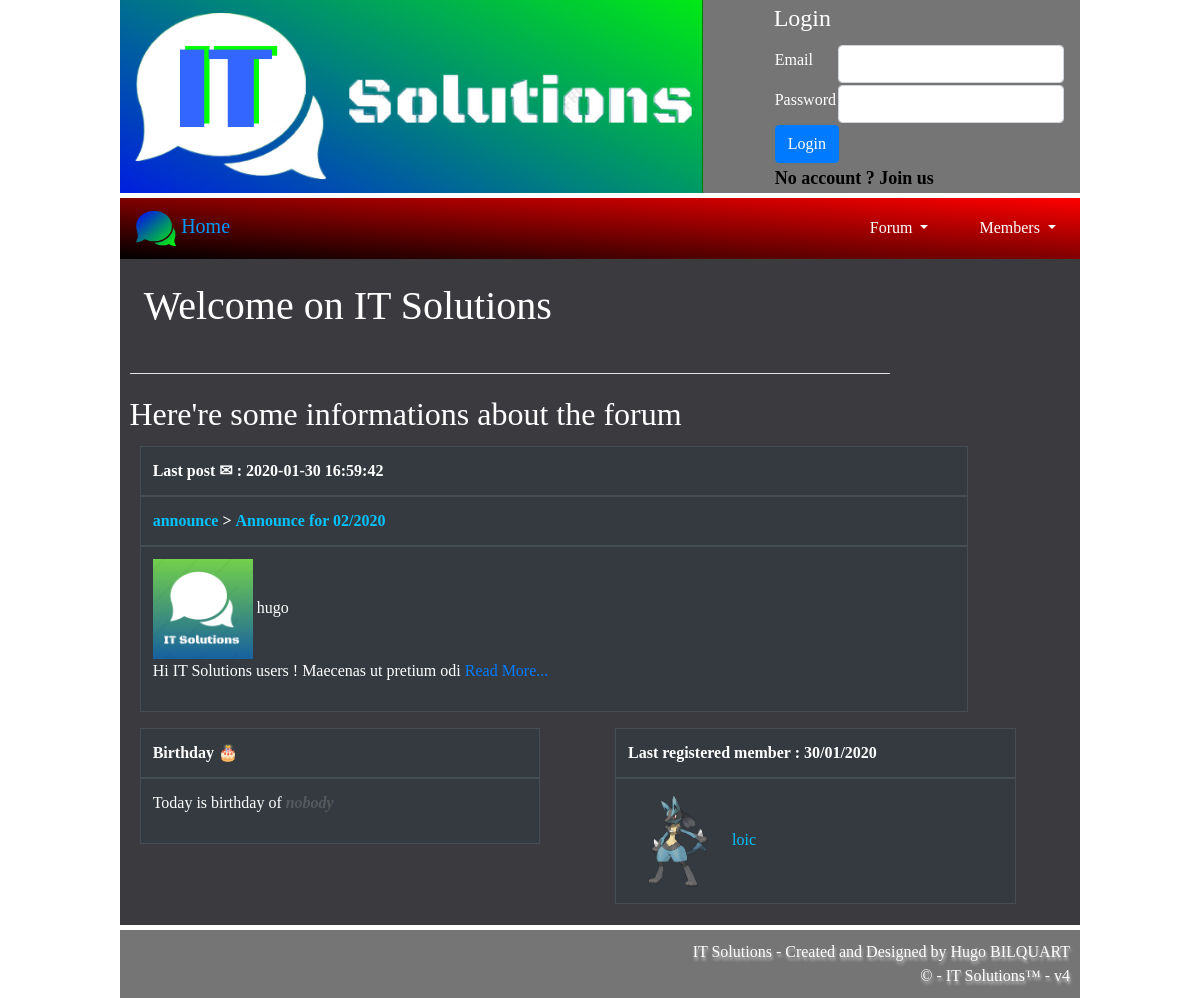
Screenshot of /index.php?page=home with the database file from the repository.
### tables this page shows
CREATE TABLE `messages` (
	`id`	INTEGER NOT NULL PRIMARY KEY AUTOINCREMENT,
	`id_topic`	INTEGER NOT NULL,
	`id_user`	INTEGER NOT NULL,
	`publish_date`	TEXT NOT NULL,
	`content`	TEXT NOT NULL,
	`visible`	TEXT NOT NULL DEFAULT 1
);

CREATE TABLE `topics` (
	`id`	INTEGER NOT NULL PRIMARY KEY AUTOINCREMENT,
	`topic_name`	TEXT NOT NULL,
	`topic_owner`	TEXT NOT NULL,
	`options`	TEXT,
	`theme`	TEXT NOT NULL,
	`creation_date`	TEXT NOT NULL,
	`complete`	INTEGER NOT NULL DEFAULT 0,
	`visible`	INTEGER NOT NULL DEFAULT 1
);

CREATE TABLE `users` (
	`id`	INTEGER NOT NULL PRIMARY KEY AUTOINCREMENT,
	`name`	TEXT NOT NULL,
	`password`	TEXT NOT NULL,
	`email`	TEXT NOT NULL,
	`role`	INTEGER NOT NULL DEFAULT 1,
	`profile_pic`	TEXT NOT NULL,
	`country`	TEXT,
	`birth_date`	TEXT,
	`biography`	TEXT,
	`signature`	TEXT,
	`registration_date`	DATETIME NOT NULL,
	`isMuted`	INTEGER NOT NULL DEFAULT 0
);

### homepage.php (the view)
<h1 class="page_name">Welcome on IT Solutions</h1>
<hr>
<h2>Here're some informations about the forum</h2>
<div class="col-sm-12">
	<?php $info = lastMessage(); ?>
	<table class="table table-dark table-bordered homepage-table">
		<thead>
			<tr>
				<th scope="col">
					<span>Last post ✉ :</span>
					<span>
						<?php echo $info['publish_date']; ?>
					</span>
				</th>
			</tr>
			<tr>
				<th scope="row">
					<a class="homepage-link" href="index.php?page=forum&category=<?php echo $info['theme']; ?>">
						<?php echo $info["theme"]; ?>
					</a>
					<b> > </b>
					<a class="homepage-link" href="index.php?page=topic&value=<?php echo $info['id']; ?>">
						<?php echo $info["topic_name"]; ?>
					</a>
				</th>
			</tr>
		</thead>
		<tbody>
			<tr>
				<td>
					<img src="<?php echo $info['profile_pic']; ?>" class="lastRegistered_pp" alt="<?php echo $info['profile_pic']; ?>">
					<span><?php echo $info['name']; ?></span>
					<p><?php echo $info["content"]; ?></p>
				</td>
			</tr>
		</tbody>
	</table>
</div>
<div class="col-sm-6">
	<table class="table table-dark table-bordered homepage-table">
		<thead>
			<tr>
				<th scope="row">
					Birthday 🎂
				</th>
			</tr>
		</thead>
		<tbody>
			<tr>
				<td>
					<p>Today is birthday of <?php birthday(); ?>
				</td>
			</tr>
		</tbody>
	</table>
</div>
<div class="col-sm-6">
	<?php $info = lastRegistered(); ?>
	<table class="table table-dark table-bordered homepage-table">
		<thead>
			<tr>
				<th scope="row">
					Last registered member : <?php echo $info["registration_date"]; ?>
				</th>
			</tr>
		</thead>
		<tbody>
			<tr>
				<td>
					<img src="<?php echo $info['profile_pic']; ?>" class="lastRegistered_pp" alt="<?php echo $info['profile_pic']; ?>">
					<span>
						<a class="homepage-link" href="index.php?page=profile&user=<?php echo $info['name']; ?>">
							<?php echo $info['name']; ?>
						</a>
					</span>
				</td>
			</tr>
		</tbody>
	</table>
</div>

### functions.php (shortened to what this page needs)
<?php
	function DBConnection() {
		$dbconn = new PDO('sqlite:db/db.sqlite');
		if($dbconn) {
			return $dbconn;
		}
		else {
			echo '<p class="loginFailed">//Database connection... FAILED';
		}
	}
			?>
			<?php
	function birthday() {
		$connBDD = DBConnection();
		$results = $connBDD->query('SELECT name,role,birth_date,profile_pic FROM users WHERE role > 0 AND birth_date LIKE "'.date('d/m').'%"');
		$tab = $results->fetchAll();
		if(count($tab) > 0) {
			switch (count($tab)) {
				case 1:
					echo $tab[0]['name'];
					break;
				case 2:
					echo $tab[0]['name'].' & '.$tab[1]['name'];
					break;
				default:
					for($i = 0 ; $i <= count($tab) - 1 ; $i++) {
						if($i == count($tab) -1) {
							echo ' & '.$tab[$i]['name'];
						}
						else if($i == count($tab) - 2) {
							echo $tab[$i]['name'];
						}
						else {
							echo $tab[$i]['name'].', ';
						}
					}
			}
			echo "</p>";
			foreach ($tab as $key => $value) {
				echo '<p><img class="birthday_pp" src="'.$tab[$key]['profile_pic'].'" alt="'.$tab[$key]['profile_pic'].'"> '.$tab[$key]['name'].' is now ' .age($tab[$key]['birth_date']);
			}
		}
		else {
			echo '<span class="no_birthday">nobody</span></p>';
		}
	}
	function lastRegistered() {
		$connBDD = DBConnection();
		$results = $connBDD->query('SELECT name,profile_pic,registration_date FROM users WHERE role > 0 ORDER BY id DESC LIMIT 1');
		$info = $results->fetch();
		return $info;
	}
	function lastMessage() {
		$connBDD = DBConnection();
		$req = 'SELECT users.name,users.profile_pic,topics.id,topics.theme,topics.topic_name,messages.publish_date,messages.content FROM messages JOIN users ON messages.id_user = users.id JOIN topics ON messages.id_topic = topics.id ORDER BY messages.id DESC LIMIT 1';
		$results = $connBDD->query($req);
		$info = $results->fetch();
		if(empty($info)) {
			return $info;
		}
		else {
			if(strlen($info["content"]) > 50) {
				$info["content"] = substr($info["content"],0,50).' <a href="index.php?page=topic&value='.$info['id'].'">Read More...</a>' ;
			}
			return $info;
		}
	}
?>

### style/style.css (style rules this page uses)
body { background: url(../images/wallpaper_default.png); display: cover; font-family: index; color: white; margin: auto; }
h1,h2,h3,span,p,a { font-family: index; color: white; }
h2 { padding: 0.5%; }
hr { margin-left: 5px; width: 80%; height: 2px; border-radius: 30px; background-color: white; }
a { color: #83caf7; }
.page_name { font-family: index; color: white; padding: 2%; }
table.homepage-table { width: 90%; border: solid 1px white; font-family: index; color: white; }
span.no_birthday { color: rgba(119, 119, 119,0.5); font-weight: bold; font-style: italic; }
img.lastRegistered_pp { width: 100px; }
.homepage-link { color: #00c3ff; text-decoration: none; transition-property: color; transition-duration: 0.4s; }

### rows the page displays
messages: publish_date "2020-01-30 16:59:42", id_topic.theme "announce", id_topic.topic_name "Announce for 02/2020", id_user.profile_pic (picture), id_user.name "hugo", content "Hi IT Solutions users ! Maecenas ut pretium odi"
users: registration_date "30/01/2020", profile_pic (picture), name "loic"
